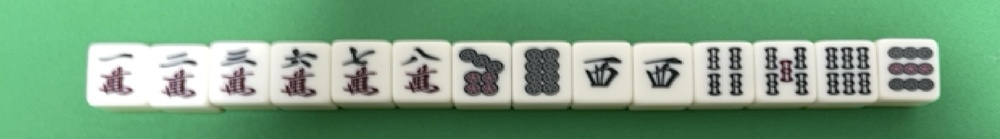
#> input picture img/test.jpg, 1000 x 139 px, shrunk from 2014 x 279 before the run, found by its file name
$ python test.py
#> lines starting #> are read from the running program, lines starting #| are printed output that depends on the picture; after the words box and inside, x2 and y2 are one past the last pixel; in counts of white or black regions, pixels touching at a corner belong together
#!/usr/local/bin/python
#! -*- coding: utf-8 -*-

import cv2
import numpy as np

# 指定した画像(path)の物体を検出し、外接矩形の画像を出力します
def detect_contour(path):

  # 画像を読込
  src = cv2.imread(path, cv2.IMREAD_COLOR)
#> src is the input picture: shape (139, 1000, 3); mean B, G, R 128.1, 160.9, 120.4
  print(src)
#> (printed output is left out)

  # グレースケール画像へ変換
  gray = cv2.cvtColor(src, cv2.COLOR_BGR2GRAY)
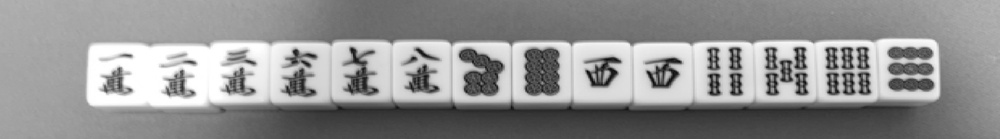
#> gray: shape (139, 1000); min 6, max 255, mean 145.1

  # 2値化
  retval, bw = cv2.threshold(gray, 50, 255, cv2.THRESH_BINARY | cv2.THRESH_OTSU)
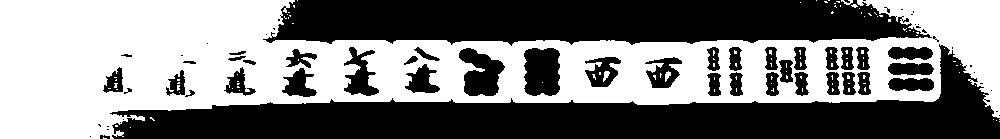
#> bw: shape (139, 1000); 49.4% white; 113 white regions (109 under 20 px)
#> retval = 145

  # 輪郭を抽出
  #   contours : [領域][Point No][0][x=0, y=1]
  #   cv2.CHAIN_APPROX_NONE: 中間点も保持する
  #   cv2.CHAIN_APPROX_SIMPLE: 中間点は保持しない
  contours, hierarchy = cv2.findContours(bw, cv2.RETR_LIST, cv2.CHAIN_APPROX_NONE)
#> contours = 191 contours, 149 with area under 20; largest, box (x1, y1, x2, y2) and area: (0, 0, 1000, 139) 79884, (523, 47, 561, 97) 1621, (458, 47, 506, 97) 1488, (343, 46, 380, 97) 950, (644, 56, 683, 89) 764

  # 矩形検出された数（デフォルトで0を指定）
  detect_count = 0

  # 各輪郭に対する処理
  for i in range(0, len(contours)):

    # 輪郭の領域を計算
    area = cv2.contourArea(contours[i])

    # ノイズ（小さすぎる領域）と全体の輪郭（大きすぎる領域）を除外
    if area < 1e2 or 1e5 < area:
      continue

    # 外接矩形
    if len(contours[i]) > 0:
      rect = contours[i]
      x, y, w, h = cv2.boundingRect(rect)
      cv2.rectangle(src, (x, y), (x + w, y + h), (0, 255, 0), 2)

      # 外接矩形毎に画像を保存
      cv2.imwrite('C:/Users/ryo46/python/mahjong_match/img/result' + str(detect_count) + '.jpg', src[y:y + h, x:x + w])

      detect_count = detect_count + 1
#> this loop made 191 passes
#> (area, x, y, w, h) on passes 50, 63, 67, 68, 69, 70, 71, 72, 77, 78, 79, 80: (559.5, 887, 77, 48, 15), (278.5, 706, 72, 16, 25), (281, 856, 71, 16, 25), (285.5, 841, 71, 16, 25), (282.5, 825, 71, 16, 25), (286.5, 793, 71, 17, 26), (285.5, 765, 71, 15, 26), (285, 728, 71, 16, 26), (348, 165, 69, 21, 28), (617.5, 281, 67, 37, 31), (454.5, 223, 66, 34, 31), (365, 102, 66, 22, 28)
#> area on passes 22, 31: 42, 22
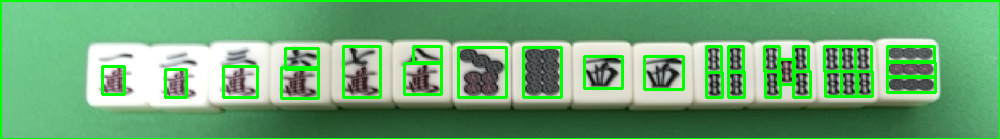
#> src: shape (139, 1000, 3); 8.57% of pixels changed, all inside (x1, y1, x2, y2) = (0, 0, 1000, 139)
#> after the loop, detect_count = 31

  # 外接矩形された画像を表示
  cv2.imshow('output', src)
  cv2.waitKey(0)

  # 終了処理
  cv2.destroyAllWindows()

if __name__ == '__main__':
  detect_contour('C:/Users/ryo46/python/mahjong_match/img/test.jpg')
